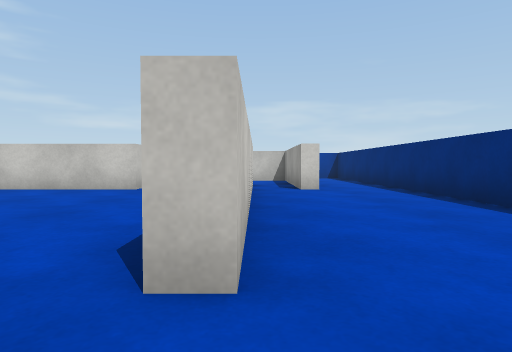
view 1 (above)

16 first-person views from a walk through a 3-D level made in the Unity game engine. The camera is 0.55 m above the floor, tilts 2° down and sees 75° across. The floor is counted in squares, 1 m on a side. Each view is taken from the middle of a square. On the plan, view 1 faces up. The plan holds only what a view shows up to about 9 squares ahead; the rest is blank. The player is left out. Surface patterns are stand-ins for the level's own textures.

view 2
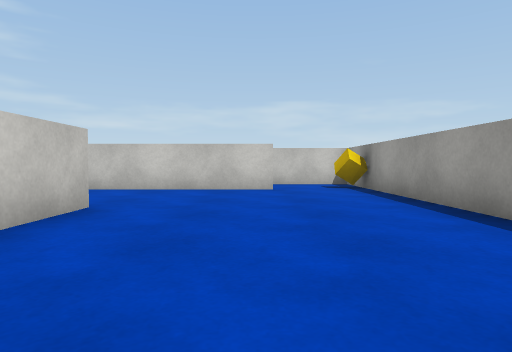

view 3
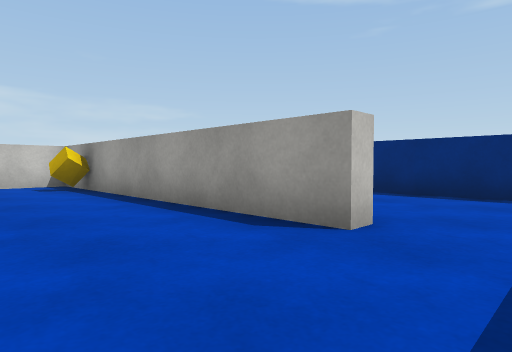

view 4
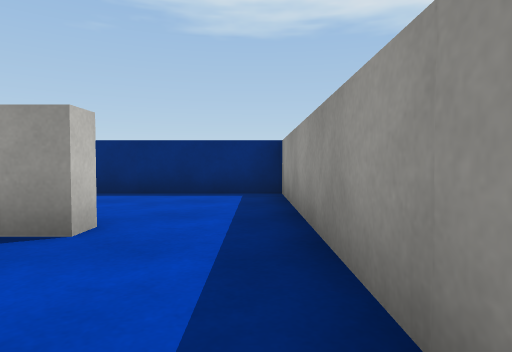

view 5
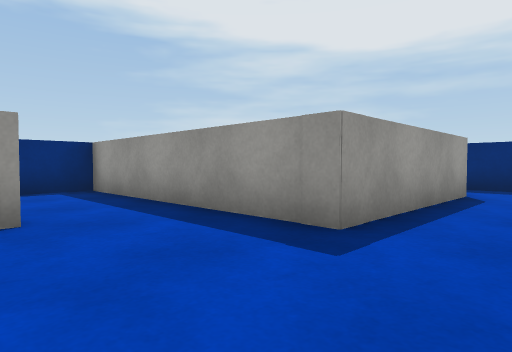

view 6
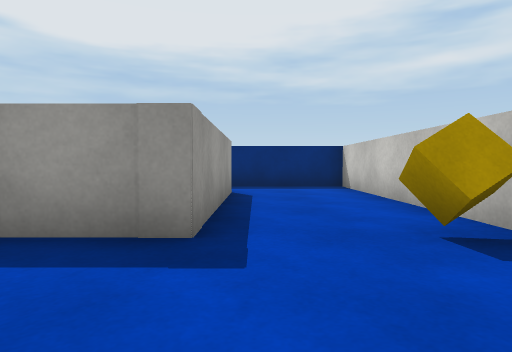

view 7
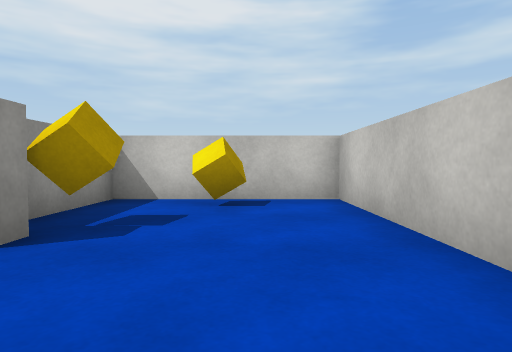

view 8
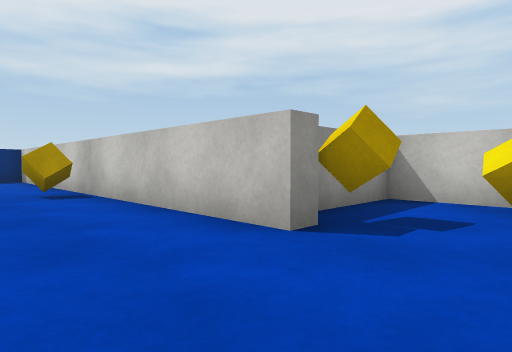

view 9
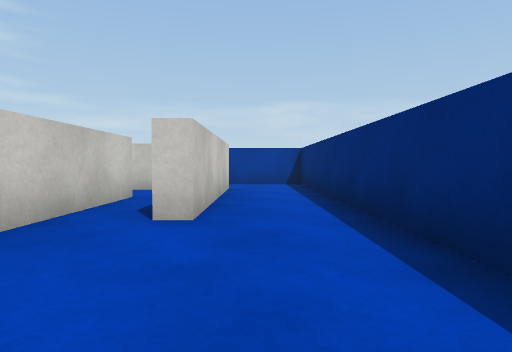

view 10
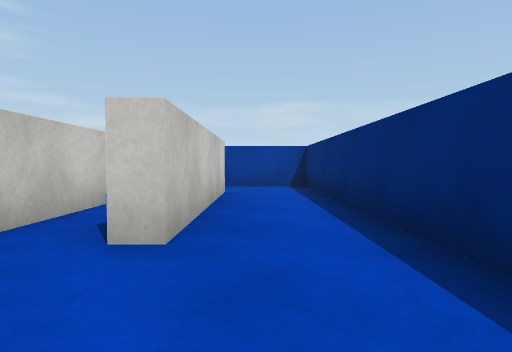

view 11
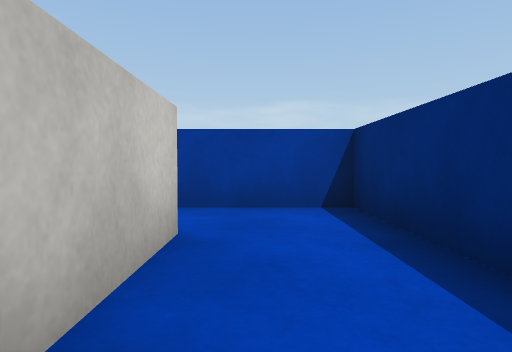

view 12
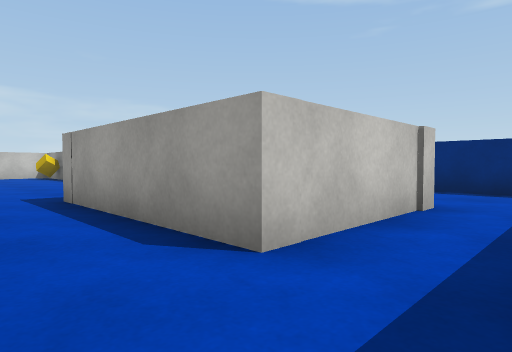

view 13
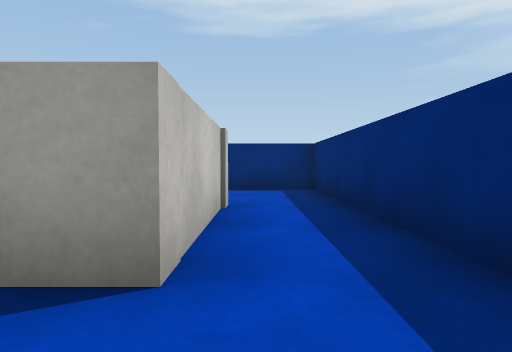

view 14
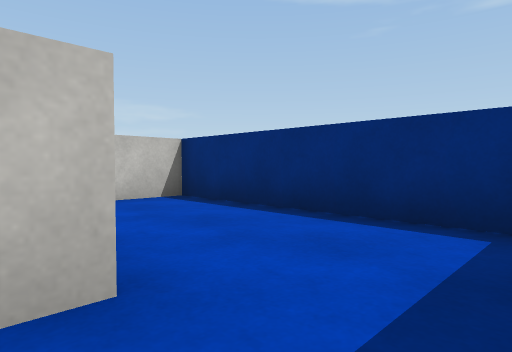

view 15
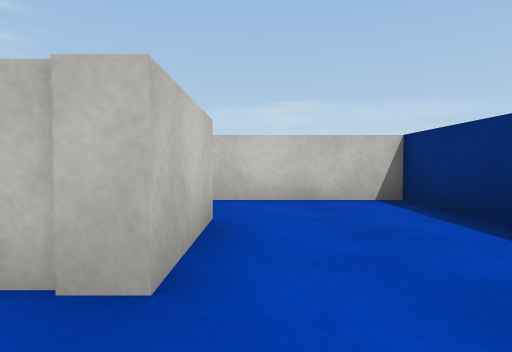

view 16
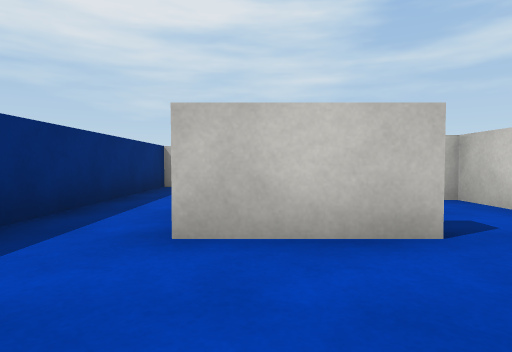

### Floor plan
Points are (right, up) in squares from view 1. A wall is a line through its corners. A room is listed if a view was taken in it or the views show most of it. See-through windows are left out.
Room 1 (views 1, 2, 3, 4, 5, 6, 7, 8, 12, 13, 14, 15, 16)
walls: (-0.1, 1.4) (-0.5, 1.4) (-0.5, 6.5); (0.6, -2.5) (0.6, -4.6) (-2.5, -4.6) (-2.5, -0.5) (0.4, -0.5); (-5.6, 4.3) (-5.1, 4.3) (-5.1, -6.3) (3.3, -6.3) (3.3, -0.9) (-2.1, -0.9); (-2.6, 7.3) (-8.2, 7.3) (-8.2, 3.7) (-6.2, 3.7)
ways out: opening at (0, 0.5) to room 2; opening at (-1.5, 7)
objects: cube (-6, 4)
Room 2 (views 9, 10, 11)
walls: (-0.1, 9.8) (-0.1, 1.4); (1.4, 11.8) (1.4, 7.3) (1, 7.3) (1, 8.9); (0.4, -0.5) (3.3, -0.5) (3.3, 13.2) (1, 13.2)
ways out: opening at (0, 0.5) to room 1

Where each view was taken, in squares from view 1:
view 1: 0 up, 0 right, facing up
view 2: 0 up, 3 left, facing up
view 3: 0 up, 3 left, facing up-right
view 4: 0 up, 3 left, facing right
view 5: 2 up, 4 left, facing down-right
view 6: 2 up, 3 left, facing down
view 7: 6 up, 3 left, facing left
view 8: 6 up, 3 left, facing down-left
view 9: 4 up, 2 right, facing up
view 10: 5 up, 2 right, facing up
view 11: 9 up, 2 right, facing up
view 12: 6 down, 4 left, facing up-right
view 13: 5 down, 4 left, facing right
view 14: 6 down, 0 right, facing up-right
view 15: 6 down, 1 right, facing up
view 16: 4 down, 3 right, facing left
